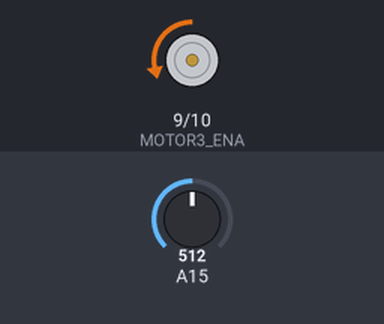
Bench run of a sketch on a simulated Arduino Mega 2560, built with avr-gcc and run on an emulated ATmega2560. Shown: motor-driver pin pairs drawn as motors (green arrow = first pin HIGH = forward, orange = second pin HIGH = backward, longer = more drive, scaled by the enable pin). The inputs (shaded band) are chosen by the test bench; at power-on: A15 = 512. What the sketch prints to the serial monitor is not drawn.

Above: at 1.2 s.
1.3 s: A15 set to 716
At 1.6 s:
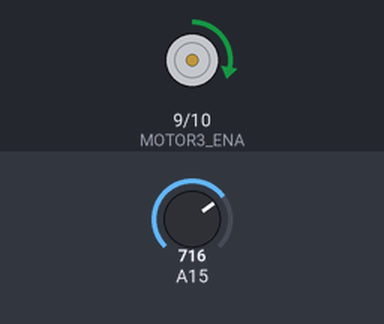
2.8 s: A15 set to 952
5.8 s: A15 set to 981
At 6.6 s:
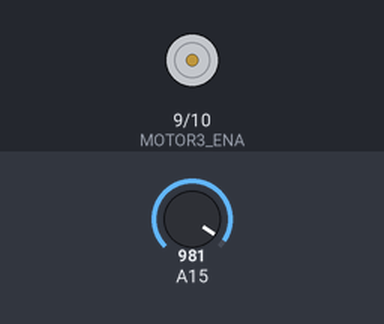
7.3 s: A15 set to 960
At 8.6 s:
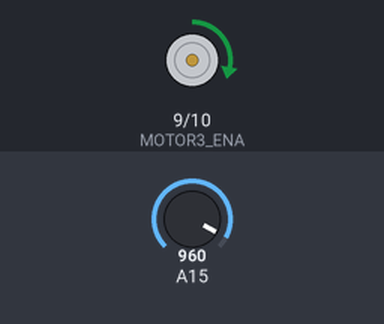
Timing chart, 0 to 9.8 s (numbered marks = the images above; inputs shaded):
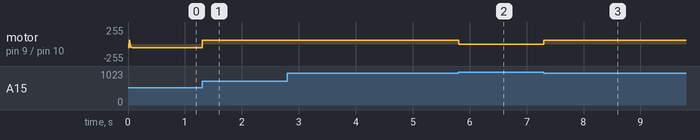

The sketch:

servo_pid.ino
```cpp
#define alpha 0.38
#define max_val 970//max 1024 safe 960
#define min_val 180//min 64   safe 190
#include <MsTimer2.h>
#define MOTOR3_PWM 8
#define MOTOR3_ENA 9
#define MOTOR3_ENB 10

float old_avg = 0.0; // Xavg(k-1)
float avg     = 0.0; // Xvag(k)
int ad_value = 0;
//int Motor_Pwm = 30; //
int Steering_Angle=540;

// 190 255 320 385 450 515 580
// 580 645 710 775 840 905 960
//

float Kp = 1.35;//1.3 , 1.35
float Ki = 0.178; // 0.178
float Kd = 2.4;//2.3, 2.4
double error, error_old;
double error_s, error_d;
int pwm_output = 30;

void Timer_ISR(void){
  ad_value = analogRead(A15); // Pin 지정 581(중앙 값)
  avg = alpha * old_avg + (1.0 - alpha)*ad_value;
  old_avg = avg;
  PID_Control();
  Protect_steer();
 // ad_value = ad_value + 1;

}
void Protect_steer(){
  if(max_val < avg) pwm_output = 0;
  else if(min_val > avg) pwm_output = 0;
  steer_motor_control(pwm_output);
}
void PID_Control()
{
  error = Steering_Angle - avg ;
  error_s += error;
  error_d = error - error_old;
  error_s = (error_s >=  100) ?  100 : error_s;
  error_s = (error_s <= -100) ? -100 : error_s;

  pwm_output = Kp * error + Kd * error_d + Ki * error_s;
  pwm_output = (pwm_output >=  55) ?  55 : pwm_output;
  pwm_output = (pwm_output <= -55) ? -55 : pwm_output;

  if (fabs(error) <= 2.2)
  {
    steer_motor_control(0);
    error_s = 0;
  }
  else          steer_motor_control(pwm_output);
  error_old = error;
}
void steer_motor_control(int motor_pwm)
{
  if( (avg>= max_val  ) || (avg <= min_val  ) )
  {

    // Serial.println("HH");
     digitalWrite(MOTOR3_ENA, LOW);
     digitalWrite(MOTOR3_ENB, LOW);
     analogWrite(MOTOR3_PWM, 0);
     return;
  }

  if (motor_pwm > 0) // forward
  {
    digitalWrite(MOTOR3_ENA, LOW);
    digitalWrite(MOTOR3_ENB, HIGH);
    analogWrite(MOTOR3_PWM, motor_pwm);
  }
  else if (motor_pwm < 0) // backward
  {
    digitalWrite(MOTOR3_ENA, HIGH);
    digitalWrite(MOTOR3_ENB, LOW);
    analogWrite(MOTOR3_PWM, -motor_pwm);
  }
  else // stop
  {
    digitalWrite(MOTOR3_ENA, LOW);
    digitalWrite(MOTOR3_ENB, LOW);
    analogWrite(MOTOR3_PWM, 0);
  }
}
void setup() {
  // put your setup code here, to run once:
  Serial.begin(115200);
  MsTimer2::set(10,Timer_ISR);
  MsTimer2::start();
   //Steer
  pinMode(MOTOR3_PWM, OUTPUT);
  pinMode(MOTOR3_ENA, OUTPUT);  // L298 motor control direction
  pinMode(MOTOR3_ENB, OUTPUT);  // L298 motor control PWM

}


void loop() {
  // put your main code here, to run repeatedly:


  /*avg = alpha * old_avg + (1.0 - alpha)*ad_value;
  old_avg = avg;
*/
  Serial.print("avg = ");Serial.print(avg);Serial.print(" ");
  Serial.print("pwm_output = ");Serial.println(pwm_output);

}
```

Measured:
- the behaviour switches between 969 and 970 on A15 (found by bisection; images 1 and 2)
- after the input at 1.3 s, motor on pin 9 (MOTOR3_ENA) / pin 10 (MOTOR3_ENB): backward 55/255 → forward 55/255 at once
- after the input at 5.8 s, motor on pin 9 (MOTOR3_ENA) / pin 10 (MOTOR3_ENB): forward 55/255 → stopped at once
- after the input at 7.3 s, motor on pin 9 (MOTOR3_ENA) / pin 10 (MOTOR3_ENB): stopped → forward 55/255 at once
